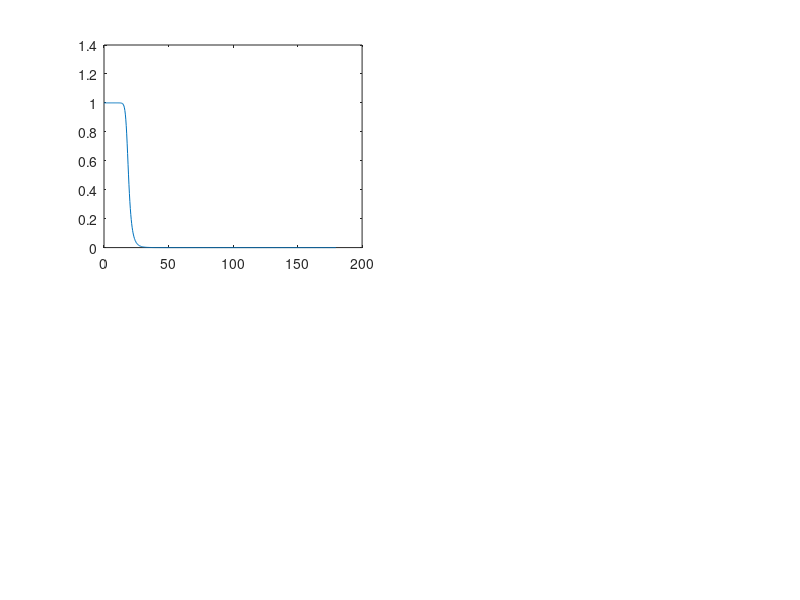

This chart was generated by the following MATLAB code: (Note: this script raises an error after producing the figure.)
%% designing low pass filter:

fs =360;
filterorder=10;
cutoffFreq=18;
[b, a]=butter(filterorder, cutoffFreq/(fs/2),'low');
% plot frequency response
[h,w]= freqz(b, a);
figure(2)
subplot(2,2,1)
plot(w/pi*fs/2, abs(h), '-');
% apply low pass filter
ECG_highpass = filter(b,a,ECG_1)
figure (1)
subplot(3,1,2)
plot(ECG_highpass(1,:))
title('Jitter and noise  removed')
